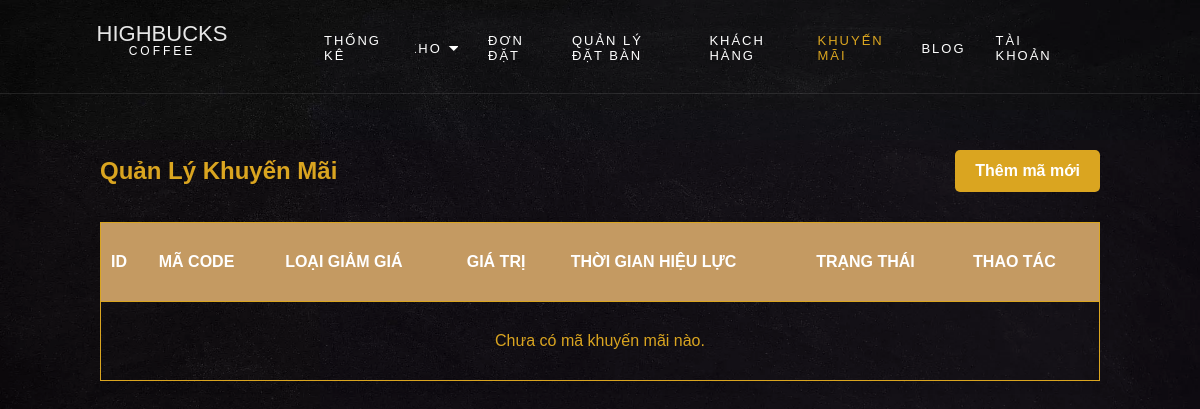
The page /Page/promotions.php on the database as committed earlier.
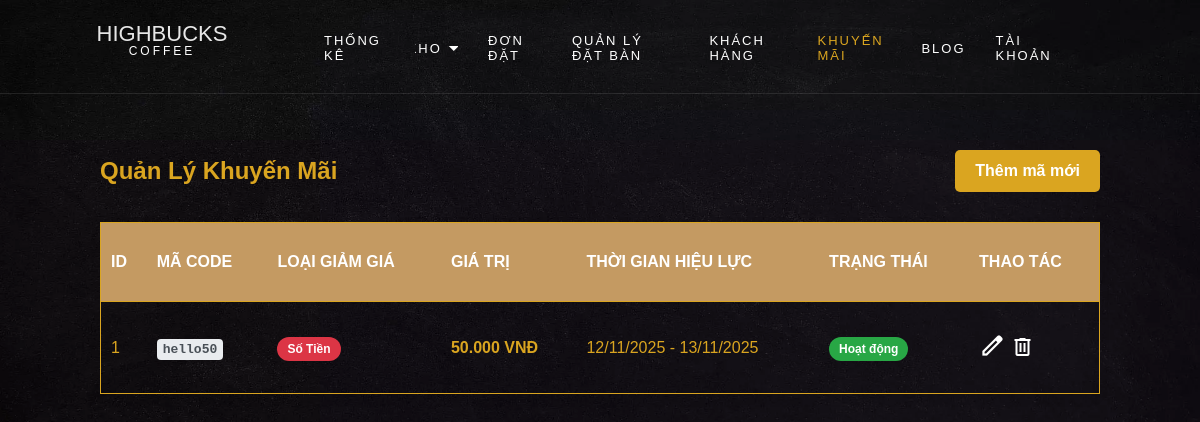
The same page on the database as committed later.
### tables this page shows
CREATE TABLE IF NOT EXISTS `khuyenmai` (
  `idKhuyenMai` int NOT NULL AUTO_INCREMENT,
  `MaCode` varchar(50) NOT NULL,
  `LoaiGiamGia` enum('PhanTram','SoTien') NOT NULL,
  `GiaTri` decimal(10,2) NOT NULL,
  `NgayBatDau` datetime NOT NULL,
  `NgayKetThuc` datetime NOT NULL,
  `TrangThai` enum('HoatDong','KhongHoatDong') NOT NULL DEFAULT 'HoatDong',
  PRIMARY KEY (`idKhuyenMai`),
  UNIQUE KEY `MaCode` (`MaCode`)
);

### Page/promotions.php (the view, shortened to what this page needs)
<?php
include_once '../PHP/Connect.php';
$sql = "SELECT * FROM khuyenmai ORDER BY idKhuyenMai DESC";
$result = mysqli_query($conn, $sql);
?>
<!DOCTYPE html>
<html lang="vi">
<head>
    <link rel="stylesheet" href="../Css/css.css">
</head>
<body>
    <div class="admin-container">
        <?php include_once __DIR__ . '/../PHP/menu_dashboard.php'; ?>
        <div class="dashboard">
            <div class="main-header" style="display: flex; justify-content: space-between; align-items: center; ">
                <h2>Quản Lý Khuyến Mãi</h2>
                <a href="add_promotion.php" class="btn btn-primary">
                    Thêm mã mới
                </a>
            </div>
            <table class="tbdonhang modern">
                    <tr>
                        <th>ID</th>
                        <th>Mã Code</th>
                        <th>Loại Giảm Giá</th>
                        <th>Giá Trị</th>
                        <th>Thời Gian Hiệu Lực</th>
                        <th>Trạng Thái</th>
                        <th>Thao tác</th>
                    </tr>
                    <?php if (mysqli_num_rows($result) > 0): ?>
                        <?php while($row = mysqli_fetch_assoc($result)): ?>
                            <tr>
                                <td><?php echo $row['idKhuyenMai']; ?></td>
                                <td><strong class="promo-code"><?php echo htmlspecialchars($row['MaCode']); ?></strong></td>
                                <td>
                                    <?php
                                        $loai_class = ($row['LoaiGiamGia'] == 'PhanTram') ? 'phan-tram' : 'so-tien';
                                        $loai_text = ($row['LoaiGiamGia'] == 'PhanTram') ? 'Phần Trăm' : 'Số Tiền';
                                        echo "<span class='status-badge {$loai_class}'>{$loai_text}</span>";
                                    ?>
                                </td>
                                <td>
                                    <?php
                                        if ($row['LoaiGiamGia'] == 'PhanTram') {
                                            echo '<strong>' . htmlspecialchars($row['GiaTri']) . ' %</strong>';
                                        } else {
                                            echo '<strong>' . number_format($row['GiaTri'], 0, ',', '.') . ' VNĐ</strong>';
                                        }
                                    ?>
                                </td>
                                <td>
                                    <?php echo date('d/m/Y', strtotime($row['NgayBatDau'])); ?> -
                                    <?php echo date('d/m/Y', strtotime($row['NgayKetThuc'])); ?>
                                </td>
                                <td>
                                     <?php
                                        $status_class = ($row['TrangThai'] == 'HoatDong') ? 'hoat-dong' : 'khong-hoat-dong';
                                        $status_text = ($row['TrangThai'] == 'HoatDong') ? 'Hoạt động' : 'Không hoạt động';
                                        echo "<span class='status-badge {$status_class}'>{$status_text}</span>";
                                    ?>
                                </td>
                                <td class="action-links">
                                    <a href="edit_promotion.php?id=<?php echo $row['idKhuyenMai']; ?>" title="Sửa"><span class="material-symbols-outlined icon-edit">edit</span></a>
                                    <a href="../PHP/delete_promotion.php?id=<?php echo $row['idKhuyenMai']; ?>" title="Xóa" onclick="return confirm('Bạn có chắc chắn muốn xóa mã khuyến mãi này?');"><span class="material-symbols-outlined icon-delete">delete</span></a>
                                </td>
                            </tr>
                        <?php endwhile; ?>
                    <?php else: ?>
                        <tr><td colspan="8" style="text-align: center;">Chưa có mã khuyến mãi nào.</td></tr>
                    <?php endif; ?>
            </table>
        </div>
    </div>
</body>
</html>

Rows that differ between the two databases and show on the page:
added khuyenmai: idKhuyenMai "1", MaCode "hello50", LoaiGiamGia "Số Tiền", GiaTri "50.000", NgayBatDau "12/11/2025", NgayKetThuc "13/11/2025", TrangThai "Hoạt động"
Other text that changed with them:
text no longer shown: "Chưa có mã khuyến mãi nào."
